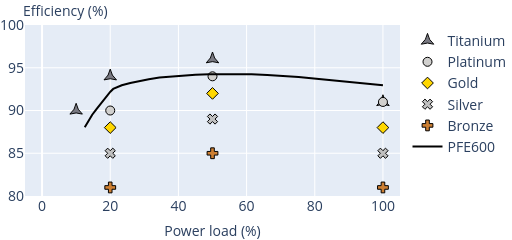

The code cell stored with this chart in its notebook:
### Markdown cell above
## Efficient curve and 80 Plus standards

### Code cell
# ===============
# Import PFE data and derive the numerical models 
# for the different standard by adding a constant 
# to the PFE efficiency curve
# ===============

pfe_file = Path(input_path,'pfe-efficiency-curve.csv')
df_pfe = pd.read_csv(pfe_file)
df_pfe['load_%'] = (df_pfe['load_W'] / 600)*100

# .. Model is linear interpolation between the colected points
# => The numpy function does not extrapolate outside of the input data range, 
#    which we need for our analysis.
# def eff_interp(x):
#     return np.interp(x,df_pfe['load_%']/100,df_pfe['efficiency_%']/100)

# Setup the linear interpolation between the collected points
# (which also extrapolate linearly outside of the range)
eff_interp = interpolate.interp1d(
    df_pfe['load_%']/100, 
    df_pfe['efficiency_%']/100,
    fill_value="extrapolate")

marker_opacity = 1
marker_size = 9
marker_border_size = 1
marker_line = dict(
    width=marker_border_size,
    color='black'
)

fig = go.Figure()

fig.add_trace(
    go.Scatter(
        x = [10,20,50,100],
        y = [90,94,96,91],
        mode='markers',
        name='Titanium',
        marker=dict(
            symbol=19, 
            line=marker_line,
            size=marker_size, 
            color='rgb(121, 121, 130)', 
            ),
    )
)
fig.add_trace(
    go.Scatter(
        x = [20,50,100],
        y = [90,94,91],
        mode='markers',
        name='Platinum',
        marker=dict(symbol=0, 
            line=marker_line,size=marker_size, color='rgb(209, 208, 206)', ),
    )
)
fig.add_trace(
    go.Scatter(
        x = [20,50,100],
        y = [88,92,88],
        mode='markers',
        name='Gold',
        marker=dict(symbol=2,
            line=marker_line, size=marker_size, color='rgb(255, 215, 0)', opacity=marker_opacity),
    )
)
fig.add_trace(
    go.Scatter(
        x = [20,50,100],
        y = [85,89,85],
        mode='markers',
        name='Silver',
        marker=dict(symbol=4,
            line=marker_line, size=marker_size, color='rgb(192, 192, 192)', opacity=marker_opacity),
    )
)
fig.add_trace(
    go.Scatter(
        x = [20,50,100],
        y = [81,85,81],
        mode='markers',
        name='Bronze',
        marker=dict(symbol=3,
            line=marker_line, size=marker_size, color='rgb(205, 127, 50)', opacity=marker_opacity),
    )
)

fig.add_trace(
    go.Scatter(
        x = df_pfe['load_%'],
        y = df_pfe['efficiency_%'],
        mode='lines',
        name='PFE600',
        marker=dict(
            color='black', 
        )
    )
)

 # y axis title
ytitle = go.layout.Annotation(
        x=-0.01,
        y=1.15,
        xref="paper",
        yref="paper",
        text="Efficiency (%)",
        showarrow=False,
        xanchor='left'
    )

# Define the custom layout options
custom_layout = dict(
    xaxis=dict(
        title=dict(
            text='Power load (%)',
            font={'size':font_size_px}
        ),
        range=[-5,105],
    ),
    yaxis=dict(
        title=None,
        range=[80,100],
    ),
    legend=dict(
        orientation='v'
    ),
    annotations=[ytitle],
    margin=dict(l=0, r=0, t=25, b=0),
)
# Combine with the defaults and apply
layout = default_layout.copy()
layout.update(custom_layout)
fig.update_layout(layout)

fig.show()
fig.write_image(out_path/'80Plus-curves.pdf')

### Figure 1 — Plotly figure (JSON) as saved in the notebook; plotly's stock layout.template omitted (floating-point values rounded to 4 significant figures)
{"data": [{"marker": {"color": "rgb(121, 121, 130)", "line": {"color": "black", "width": 1}, "size": 9, "symbol": 19}, "mode": "markers", "name": "Titanium", "type": "scatter", "x": [10, 20, 50, 100], "y": [90, 94, 96, 91]}, {"marker": {"color": "rgb(209, 208, 206)", "line": {"color": "black", "width": 1}, "size": 9, "symbol": 0}, "mode": "markers", "name": "Platinum", "type": "scatter", "x": [20, 50, 100], "y": [90, 94, 91]}, {"marker": {"color": "rgb(255, 215, 0)", "line": {"color": "black", "width": 1}, "opacity": 1, "size": 9, "symbol": 2}, "mode": "markers", "name": "Gold", "type": "scatter", "x": [20, 50, 100], "y": [88, 92, 88]}, {"marker": {"color": "rgb(192, 192, 192)", "line": {"color": "black", "width": 1}, "opacity": 1, "size": 9, "symbol": 4}, "mode": "markers", "name": "Silver", "type": "scatter", "x": [20, 50, 100], "y": [85, 89, 85]}, {"marker": {"color": "rgb(205, 127, 50)", "line": {"color": "black", "width": 1}, "opacity": 1, "size": 9, "symbol": 3}, "mode": "markers", "name": "Bronze", "type": "scatter", "x": [20, 50, 100], "y": [81, 85, 81]}, {"marker": {"color": "black"}, "mode": "lines", "name": "PFE600", "type": "scatter", "x": [12.53, 13.57, 14.72, 15.97, 17.54, 19.0, 20.04, 20.88, 23.38, 25.89, 28.6, 31.32, 34.45, 37.79, 40.92, 44.99, 49.06, 53.65, 57.52, 61.48, 66.08, 70.04, 75.26, 81.21, 87.16, 92.69, 100], "y": [88.04, 88.76, 89.5, 90.17, 91.0, 91.69, 92.2, 92.52, 92.95, 93.22, 93.46, 93.67, 93.86, 93.97, 94.07, 94.18, 94.25, 94.27, 94.28, 94.23, 94.14, 94.05, 93.9, 93.7, 93.46, 93.24, 92.95]}], "layout": {"annotations": [{"showarrow": false, "text": "Efficiency (%)", "x": -0.01, "xanchor": "left", "xref": "paper", "y": 1.15, "yref": "paper"}], "font": {"size": 14}, "height": 200, "legend": {"orientation": "v"}, "margin": {"b": 0, "l": 0, "r": 0, "t": 25}, "title": {}, "width": 512, "xaxis": {"range": [-5, 105], "title": {"font": {"size": 14}, "text": "Power load (%)"}}, "yaxis": {"range": [80, 100], "title": {}}}}
